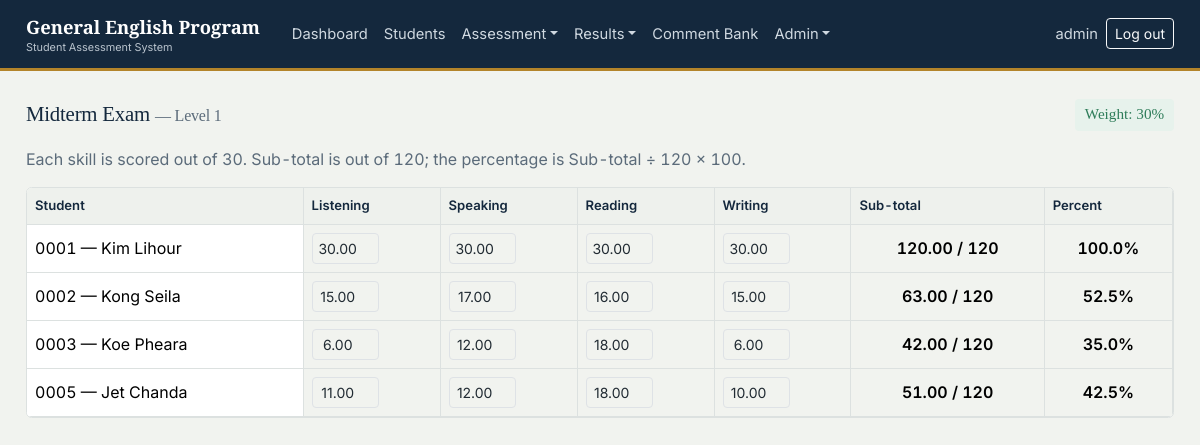
/exams/midterm/ (signed in), run on an earlier commit of the app's database.
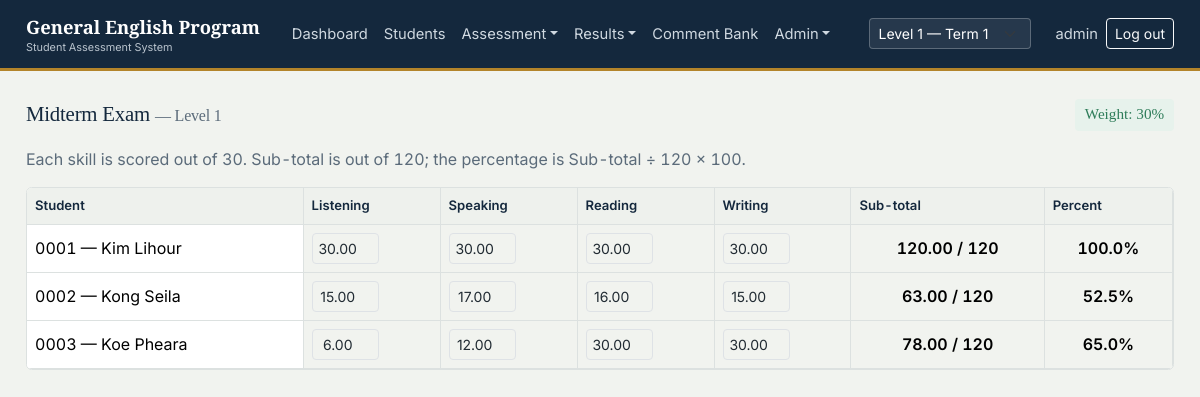
And on a later commit of the database.
### gep/models.py (models this page shows, shortened)
class ClassGroup(models.Model):
    name = models.CharField(max_length=100)  # "Level 1"
    room = models.CharField(max_length=50, blank=True)
    term = models.ForeignKey(Term, related_name='classes', on_delete=models.CASCADE)
    book = models.CharField(max_length=150, blank=True)
    subject = models.CharField(max_length=100, default='GEP')
    total_class_days = models.PositiveIntegerField(default=20)
    class Meta:
        ordering = ['term', 'name']

class Enrollment(models.Model):
    STATUS_CHOICES = [('Active', 'Active'), ('Inactive', 'Inactive')]
    student = models.ForeignKey(StudentProfile, related_name='enrollments', on_delete=models.CASCADE)
    class_group = models.ForeignKey(ClassGroup, related_name='enrollments', on_delete=models.CASCADE)
    course = models.CharField(max_length=50, default='GEP')
    status = models.CharField(max_length=10, choices=STATUS_CHOICES, default='Active')
    class Meta:
        unique_together = ('student', 'class_group')
        ordering = ['class_group', 'student__student_code']

class StudentProfile(models.Model):
    GENDER_CHOICES = [('M', 'Male'), ('F', 'Female')]
    student_code = models.CharField(max_length=10, unique=True, editable=False, blank=True)
    khmer_name = models.CharField(max_length=150, blank=True)
    english_name = models.CharField(max_length=150)
    gender = models.CharField(max_length=1, choices=GENDER_CHOICES)
    date_of_birth = models.DateField(null=True, blank=True)
    phone = models.CharField(max_length=30, blank=True)
    email = models.EmailField(blank=True)
    class Meta:
        ordering = ['student_code']

class ExamResult(models.Model):
    MIDTERM = 'Midterm'
    FINAL = 'Final'
    EXAM_CHOICES = [(MIDTERM, 'Midterm'), (FINAL, 'Final')]
    enrollment = models.ForeignKey(Enrollment, related_name='exam_results', on_delete=models.CASCADE)
    exam_type = models.CharField(max_length=10, choices=EXAM_CHOICES)
    listening = models.DecimalField(max_digits=5, decimal_places=2, default=0)
    speaking = models.DecimalField(max_digits=5, decimal_places=2, default=0)
    reading = models.DecimalField(max_digits=5, decimal_places=2, default=0)
    writing = models.DecimalField(max_digits=5, decimal_places=2, default=0)
    class Meta:
        unique_together = ('enrollment', 'exam_type')
    @property
    def total(self):
        return self.listening + self.speaking + self.reading + self.writing
    @property
    def percent(self):
        return float(self.total) / 120 * 100

### gep/views.py (the view)
# urls.py: path('exams/<str:exam_type_slug>/', views.exam_entry, name='exam-entry'),
@class_scoped
def exam_entry(request, exam_type_slug):
    exam_type = EXAM_SLUGS.get(exam_type_slug)
    if not exam_type:
        raise Http404
    cls = request.current_class
    rows = []
    if cls:
        enrollments = Enrollment.objects.filter(class_group=cls, status='Active').select_related('student')
        results = {r.enrollment_id: r for r in ExamResult.objects.filter(enrollment__in=enrollments, exam_type=exam_type)}
        rows = [{'enrollment': e, 'result': results.get(e.id)} for e in enrollments]
    context = {
        'current_class': cls,
        'allowed_classes': request.allowed_classes,
        'exam_type': exam_type,
        'exam_type_slug': exam_type_slug,
        'rows': rows,
        'base_template': base_template(request),
    }
    return render(request, 'gep/exam_entry.html', context)

### gep/mixins.py (called while the page is built)
def get_allowed_classes(user):
    if user.is_superuser:
        return ClassGroup.objects.all()
    teacher = getattr(user, 'teacher', None)
    if not teacher:
        return ClassGroup.objects.none()
    return teacher.classes.all()

def resolve_current_class(request):
    allowed = get_allowed_classes(request.user)
    class_id = request.GET.get('class_id') or request.session.get('current_class_id')
    cls = None
    if class_id:
        cls = allowed.filter(pk=class_id).first()
        if not cls and not request.user.is_superuser:
            raise PermissionDenied("You are not assigned to this class.")
    if not cls:
        cls = allowed.first()
    if cls:
        request.session['current_class_id'] = cls.pk
    return cls, allowed

def class_scoped(view_func):
    @wraps(view_func)
    @login_required
    def wrapper(request, *args, **kwargs):
        request.current_class, request.allowed_classes = resolve_current_class(request)
        return view_func(request, *args, **kwargs)
    return wrapper

### gep/views.py (called while the page is built)
def base_template(request):
    return 'gep/_partial_base.html' if getattr(request, 'htmx', False) else 'gep/base.html'

### gep/templates/gep/exam_entry.html
{% extends base_template %}
{% block content %}
<div class="d-flex justify-content-between align-items-center mb-3 flex-wrap gap-2">
  <h2 class="font-serif mb-0" style="font-size:1.3rem;">
    {{ exam_type }} Exam {% if current_class %}<span class="text-slate fs-6">— {{ current_class.name }}</span>{% endif %}
  </h2>
  <span class="badge-grade grade-good">Weight: {% if exam_type_slug == 'midterm' %}30{% else %}35{% endif %}%</span>
</div>
{% if not current_class %}
<div class="sheet">No class available yet.</div>
{% else %}
<p class="text-slate">Each skill is scored out of 30. Sub-total is out of 120; the percentage is Sub-total &divide; 120 &times; 100.</p>
<div class="grid-wrap">
<table class="table gradebook mb-0">
  <thead>
    <tr><th class="name-col">Student</th><th>Listening</th><th>Speaking</th><th>Reading</th><th>Writing</th><th>Sub-total</th><th>Percent</th></tr>
  </thead>
  <tbody>
    {% for row in rows %}
      {% include 'gep/_exam_row.html' with enrollment=row.enrollment result=row.result %}
    {% empty %}
    <tr><td class="text-slate">No active students in this class yet.</td></tr>
    {% endfor %}
  </tbody>
</table>
</div>
{% endif %}
{% endblock %}

### gep/templates/gep/base.html (shortened to what this page needs)
{% load static %}<!DOCTYPE html>
<html lang="en">
<head>
<link rel="stylesheet" href="https://cdn.jsdelivr.net/npm/bootstrap@5.3.3/dist/css/bootstrap.min.css">
<link rel="stylesheet" href="https://cdn.jsdelivr.net/npm/bootstrap-icons@1.11.3/font/bootstrap-icons.css">
<link rel="stylesheet" href="{% static 'gep/css/custom.css' %}">
</head>
<body>
{% if user.is_authenticated %}
<nav class="navbar navbar-expand-lg gep-navbar" aria-label="Main navigation">
  <div class="gep-shell d-flex align-items-center w-100 py-0">
    <a class="navbar-brand me-4" href="{% url 'dashboard' %}">
      General English Program
      <small>Student Assessment System</small>
    </a>
    <div class="collapse navbar-collapse" id="navMain">
      <ul class="navbar-nav me-auto">
        <li class="nav-item"><a class="nav-link {% if request.resolver_match.url_name == 'dashboard' %}active{% endif %}" href="{% url 'dashboard' %}">Dashboard</a></li>
        <li class="nav-item"><a class="nav-link {% if request.resolver_match.url_name == 'students' %}active{% endif %}" href="{% url 'students' %}">Students</a></li>
        <li class="nav-item dropdown">
          <a class="nav-link dropdown-toggle" href="#" data-bs-toggle="dropdown">Assessment</a>
        </li>
        <li class="nav-item dropdown">
          <a class="nav-link dropdown-toggle" href="#" data-bs-toggle="dropdown">Results</a>
        </li>
        <li class="nav-item"><a class="nav-link" href="{% url 'comment-bank' %}">Comment Bank</a></li>
        {% if user.is_superuser %}
        <li class="nav-item dropdown">
          <a class="nav-link dropdown-toggle" href="#" data-bs-toggle="dropdown">Admin</a>
        </li>
        {% endif %}
      </ul>
      <ul class="navbar-nav align-items-lg-center">
        {% if allowed_classes and allowed_classes.count > 1 %}
        <li class="nav-item me-lg-3 my-2 my-lg-0 class-switcher">
          {% include 'gep/_class_switcher.html' %}
        </li>
        {% endif %}
        <li class="nav-item"><span class="nav-link disabled">{{ user.get_username }}</span></li>
        <li class="nav-item">
          <form method="post" action="{% url 'logout' %}">{% csrf_token %}
            <button type="submit" class="btn btn-sm btn-outline-light">Log out</button>
          </form>
        </li>
      </ul>
    </div>
  </div>
</nav>
{% endif %}
<div class="gep-shell">
  <div id="page-content">
    {% block content %}{% endblock %}
  </div>
</div>
</body>
</html>

### gep/templates/gep/_class_switcher.html
{% load static %}
<form class="d-flex align-items-center">
  <select name="class_id"
          class="form-select form-select-sm"
          style="width: auto;"
          aria-label="Switch class"
          hx-get="{{ request.path }}"
          hx-select="#page-content"
          hx-target="#page-content"
          hx-swap="outerHTML"
          hx-push-url="true"
          hx-include="this">
    {% for c in allowed_classes %}
      <option value="{{ c.pk }}" {% if current_class and c.pk == current_class.pk %}selected{% endif %}>{{ c.name }} — {{ c.term.name }}</option>
    {% endfor %}
  </select>
</form>

### gep/templates/gep/_exam_row.html
<tr id="exam-row-{{ enrollment.id }}" hx-target="this" hx-swap="outerHTML">
  <td class="name-col">{{ enrollment.student.student_code }} — {{ enrollment.student.english_name }}</td>
  <td><input type="number" min="0" max="30" step="0.5" name="listening" value="{{ result.listening|default:0 }}"
             class="form-control form-control-sm"
             hx-post="{% url 'exam-save' enrollment.id exam_type_slug %}" hx-trigger="change" hx-include="closest tr"></td>
  <td><input type="number" min="0" max="30" step="0.5" name="speaking" value="{{ result.speaking|default:0 }}"
             class="form-control form-control-sm"
             hx-post="{% url 'exam-save' enrollment.id exam_type_slug %}" hx-trigger="change" hx-include="closest tr"></td>
  <td><input type="number" min="0" max="30" step="0.5" name="reading" value="{{ result.reading|default:0 }}"
             class="form-control form-control-sm"
             hx-post="{% url 'exam-save' enrollment.id exam_type_slug %}" hx-trigger="change" hx-include="closest tr"></td>
  <td><input type="number" min="0" max="30" step="0.5" name="writing" value="{{ result.writing|default:0 }}"
             class="form-control form-control-sm"
             hx-post="{% url 'exam-save' enrollment.id exam_type_slug %}" hx-trigger="change" hx-include="closest tr"></td>
  <td class="text-center fw-semibold">{{ result.total|default:0 }} / 120</td>
  <td class="text-center fw-semibold">{% if result %}{{ result.percent|floatformat:1 }}{% else %}0.0{% endif %}%</td>
</tr>

### gep/static/gep/css/custom.css (style rules this page uses)
:root { --ink: #14283d; --ink-soft: #1f3b57; --steel: #3d5a73; --brass: #b3842a; --brass-deep: #8f6a20; --paper: #f1f3ef; --surface: #ffffff; --slate: #5b6b7a; --line: #dce1e0; --good: #2f7d5a; --good-bg: #e7f2ec; --warn: #b9832e; --warn-bg: #faf1e2; --bad: #ab3d3d; --bad-bg: #f7e9e9; --excused: #5b6f86; --excused-bg: #eaeef2; --bs-primary: var(--ink); --bs-primary-rgb: 20, 40, 61; --bs-link-color: var(--ink-soft); --bs-link-hover-color: var(--brass-deep); --bs-body-bg: var(--paper); --bs-body-color: #212b33; --bs-border-radius: 0.35rem; --bs-border-radius-sm: 0.25rem; --bs-border-radius-lg: 0.45rem; --bs-font-sans-serif: 'Inter', 'Noto Sans Khmer', -apple-system, sans-serif; }
body { font-family: var(--bs-font-sans-serif); background-color: var(--paper); font-variant-numeric: tabular-nums; }
h1, h2, h3, h4, .font-serif { font-family: 'Source Serif 4', Georgia, serif; color: var(--ink); letter-spacing: -0.01em; }
a { text-decoration: none; }
.gep-navbar { background: var(--ink); border-bottom: 3px solid var(--brass); }
.gep-navbar .navbar-brand { font-family: 'Source Serif 4', Georgia, serif; font-weight: 600; font-size: 1.15rem; color: #fff; }
.gep-navbar .navbar-brand small { display: block; font-family: var(--bs-font-sans-serif); font-size: 0.68rem; color: #b9c3cd; font-weight: 400; margin-top: -2px; }
.gep-navbar .nav-link { color: #cfd8e0; font-size: 0.92rem; padding-top: 0.65rem; padding-bottom: 0.65rem; }
.class-switcher select { background-color: rgba(255, 255, 255, 0.08); color: #fff; border-color: rgba(255, 255, 255, 0.25); }
.gep-shell { max-width: 1180px; margin: 0 auto; padding: 1.75rem 1rem 3rem; }
.grid-wrap { overflow-x: auto; border: 1px solid var(--line); border-radius: var(--bs-border-radius); background: var(--surface); }
table.gradebook { margin-bottom: 0; border-collapse: separate; border-spacing: 0; }
table.gradebook th, table.gradebook td { vertical-align: middle; white-space: nowrap; border-bottom: 1px solid var(--line); border-right: 1px solid var(--line); }
table.gradebook thead th { background: #eef1ed; color: var(--ink); font-weight: 600; font-size: 0.82rem; position: sticky; top: 0; z-index: 2; }
table.gradebook td.name-col, table.gradebook th.name-col { position: sticky; left: 0; background: var(--surface); z-index: 1; text-align: left; white-space: normal; min-width: 170px; }
table.gradebook thead th.name-col { z-index: 3; background: #eef1ed; }
table.gradebook input[type="number"] { width: 4.2rem; text-align: center; padding: 0.25rem; }
.badge-grade { font-family: 'Source Serif 4', Georgia, serif; font-size: 0.95rem; padding: 0.3em 0.65em; border-radius: var(--bs-border-radius-sm); }
.badge-grade.grade-good { background: var(--good-bg); color: var(--good); }
.text-slate { color: var(--slate); }

What changed in the data, as far as the page shows it:
removed Enrollment: student.student_code "0005", student.english_name "Jet Chanda"
removed ExamResult: listening "11.00", speaking "12.00", reading "18.00", writing "10.00", total "51.00", percent "42.5"
changed ExamResult (number 3 of 3 on the later page): reading "18.00" → "30.00"; writing "6.00" → "30.00"; total "42.00" → "78.00"; percent "35.0" → "65.0"
Also different on the page:
form field class_id: (not shown) → "Level 1 — Term 1"
